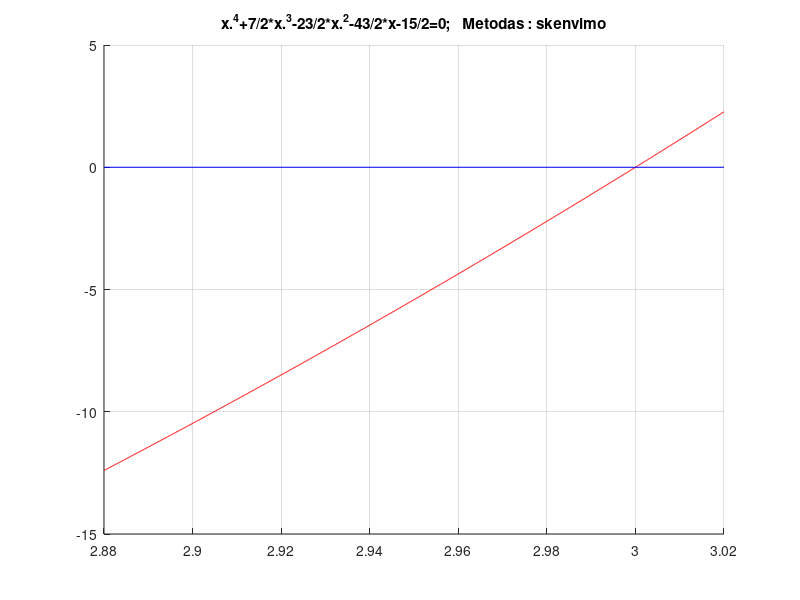

The MATLAB script that drew this image:
clc,close all

%------------------------   PRADINIAI DUOMENYS  ---------------------------


%f='x.^4+4*x.^3-11*x.^2-30*x'
%ff = @(x)x.^4+4*x.^3-11*x.^2-30*x;
f = 'x.^4+7/2*x.^3-23/2*x.^2-43/2*x-15/2'
ff = @(x)x.^4+7/2*x.^3-23/2*x.^2-43/2*x-15/2

%range=[-5.10 ; -4.96 ]
%range=[-1.04 ; -0.90 ]
%range=[-0.62 ; -0.48 ]
range=[2.88 ; 3.02 ]

%range=[-2.00 ; -1.00 ];
%range=[0.00 ; 1.00 ];
%range=[1.00 ; 2.00 ];

 

eps=1e-9;  % parenkame tikslumo reiksme 
method='skenvimo';


% braizomas funkcijos grafikas
npoints=1000; x=range(1): (range(2)-range(1))/(npoints-1) :range(2);  
figure(1); grid on; hold on;
str=[f,'=0;   Metodas : ',method]; title(str);
plot(x,eval(f),'r-');
plot(range,[0 0],'b-');
riba1 = range(1);
riba2 = range(2);
interacijos = 1;
rez = 100;
while rez > eps
    zingsnis = riba1 - riba2;
    zingsnis = zingsnis/4;
    zingsnis = abs(zingsnis);
    i = riba1;
    while (i <= riba2)   
        ats=ff(i);
        ats2=ff(i+zingsnis);
        
            if(abs(ats) < abs(ats2))
               rez = abs(ats);
               saknis = i;

            end
           
           if(abs(ats2) < abs(ats))
               rez = abs(ats2);
               saknis = i+zingsnis;
           end
           
           G =sprintf('interacija %d, tikslumas %d, rezis :  [%d ; %d ]',interacijos,rez,i,i+zingsnis);
                disp(G);
            interacijos = interacijos + 1;
                                            
            plot(i, ats, 'o' , ...
            'MarkerFaceColor', 'r', 'MarkerSize' , 7);h = findobj(gca,'Type','line');h1=h(1);
             plot(i+zingsnis, ats2, 'o' , ...
            'MarkerFaceColor', 'r', 'MarkerSize' , 7);h = findobj(gca,'Type','line');h2=h(1);
      input('Press Enter'), figure(1); % skaiciavimas stabdomas iki bus paspaustas Enter klavisas
        
         delete(h1);delete(h2); 
     
       if (ats > 0 && ats2 < 0) || (ats < 0 && ats2 > 0) || ( ats ==  0 || ats2 == 0)
            riba1 = i;
            riba2 = i + zingsnis;
           break;
       end
        i = i + zingsnis;
    end
      
end

  disp(saknis);